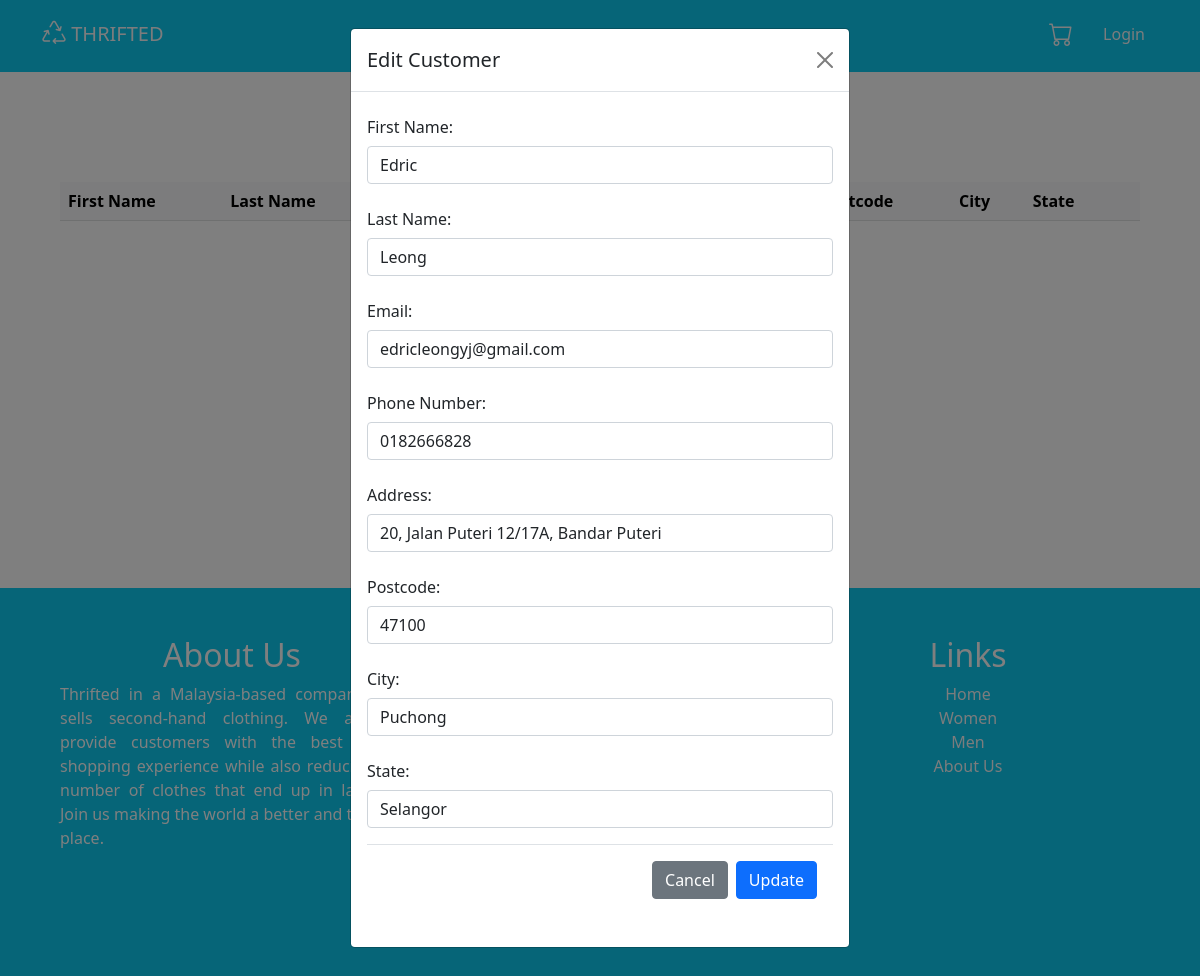
The page /customers.php?edit=1 on the database as committed earlier.
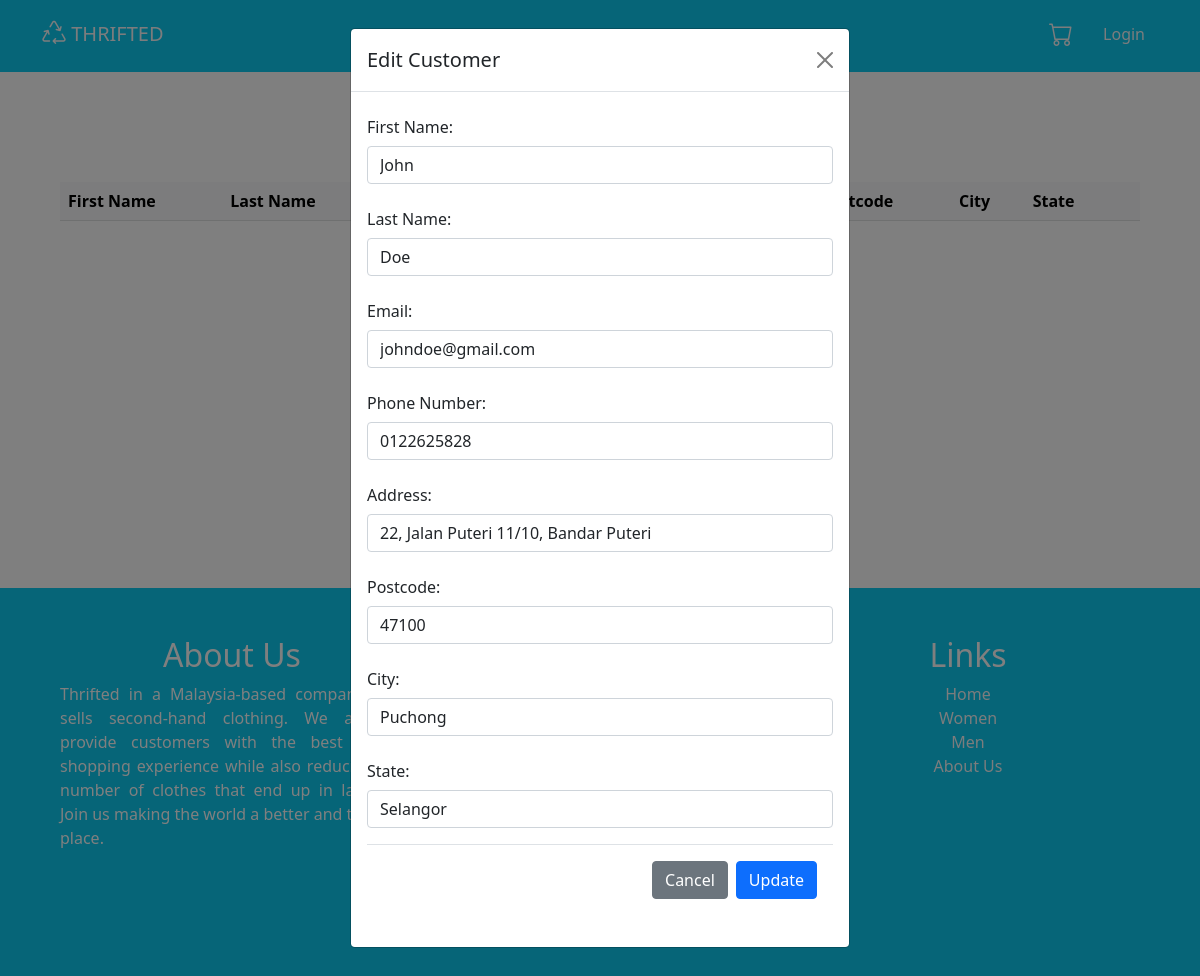
The same page on the database as committed later.
### tables this page shows
CREATE TABLE IF NOT EXISTS `user_tb` (
				`user_id` INT(255) NOT NULL AUTO_INCREMENT PRIMARY KEY,
				`user_role_id` INT(11) DEFAULT 2, 
				`first_name` VARCHAR (255) DEFAULT NULL,
				`last_name` VARCHAR (255) DEFAULT NULL,
				`email` VARCHAR (255) NOT NULL,
				`phone_number` VARCHAR (15) NOT NULL,
				`username` VARCHAR (255) NOT NULL,
				`password` VARCHAR (255) NOT NULL,
				`address` VARCHAR (255) NOT NULL,
				`postcode` VARCHAR (10) NOT NULL,
				`city` VARCHAR (85) NOT NULL,
				`state` VARCHAR (85) NOT NULL,
				FOREIGN KEY (`user_role_id`) references user_role_tb(`user_role_id`)
			);

### php/dbcontroller.php (called while the page is built, shortened)
<?php
class DBController {
	public $host = "localhost";
	public $user = "root";
	public $password = "";
	public $database = "thrifted_db";
	public $conn;
	function __construct() {
		$attr = "mysql:host=". $this->host .";dbname=". $this->database;
		$opts =
		[
		PDO::ATTR_ERRMODE            => PDO::ERRMODE_EXCEPTION,
		PDO::ATTR_DEFAULT_FETCH_MODE => PDO::FETCH_ASSOC,
		PDO::ATTR_EMULATE_PREPARES   => false,
		];
		$this->conn = new PDO($attr, $this->user, $this->password, $opts);
	}
	function runQuery($query) {
		$result = $this->conn->query($query);
		while($row=$result->fetch()) {
			$resultset[] = $row;
		}
		if(!empty($resultset))
			return $resultset;
	}
}
?>

### customers.php (the view, shortened to what the changed rows need)
<?php
require_once("php/dbcontroller.php");
require_once("php/component.php");
$db_handle = new DBController();
if (isset($_GET['edit'])) {
	$id = $_GET['edit'];
    $customer = $db_handle->runQuery("SELECT * FROM `user_tb` WHERE `user_id` = '$id'");
	if (count($customer) == 1 ) {
        foreach($customer as $key=>$value){
            $firstname = $customer[$key]['first_name'];
            $lastname = $customer[$key]['last_name'];
            $email = $customer[$key]['email'];
            $phonenumber = $customer[$key]['phone_number'];
            $address = $customer[$key]['address'];
            $postcode = $customer[$key]['postcode'];
            $city = $customer[$key]['city'];
            $state = $customer[$key]['state'];
        }
	}
}
?>
<!DOCTYPE html>
<html lang="en">
<head>
    <link href="https://cdn.jsdelivr.net/npm/bootstrap@5.0.2/dist/css/bootstrap.min.css" rel="stylesheet">
    <link rel="stylesheet" href="https://cdn.jsdelivr.net/npm/bootstrap-icons@1.9.0/font/bootstrap-icons.css">
    <link rel="stylesheet" href="style.css">
</head>
<body>
    <section class="p-5">
        <div class="container text-center">
            <h2 class="mb-4">Customer List</h2>
            <div class="table-responsive">
            <table class="table align-middle">
                <thead class="table-light">
                    <tr>
                      <th>First Name</th>
                      <th>Last Name</th>
                      <th>Email</th>
                      <th>Phone Number</th>
                      <th>Address</th>
                      <th>Postcode</th>
                      <th>City</th>
                      <th>State</th>
                      <th colspan="2"></th>
                    </tr>
                </thead>
            </table>
            </div>
        </div>
    </section>
<div class="modal fade" id="editCustomer" data-bs-backdrop="static" data-bs-keyboard="false" tabindex="-1" aria-labelledby="editLabel" aria-hidden="true">
        <div class="modal-dialog">
        <div class="modal-content">
            <div class="modal-body">
                <form method="post" action="customers.php" >
                    <div class="mb-3">
                        <label for="brand" class="col-form-label">First Name:</label>
                        <input type="text" class="form-control" id="firstname" name="firstname" value="<?php echo $firstname; ?>">
                    </div>
                    <div class="mb-3">
                        <label for="name" class="col-form-label">Last Name:</label>
                        <input type="text" class="form-control" id="lastname" name="lastname" value="<?php echo $lastname; ?>">
                    </div>
                    <div class="mb-3">
                        <label for="size" class="col-form-label">Email:</label>
                        <input type="text" class="form-control" id="email" name="email" value="<?php echo $email; ?>">
                    </div>
                    <div class="mb-3">
                        <label for="condition" class="col-form-label">Phone Number:</label>
                        <input type="text" class="form-control" id="phonenumber" name="phonenumber" value="<?php echo $phonenumber; ?>">
                    </div>
                    <div class="mb-3">
                        <label for="price" class="col-form-label">Address:</label>
                        <input type="text" class="form-control" id="address" name="address" value="<?php echo $address; ?>">
                    </div>
                    <div class="mb-3">
                        <label for="color" class="col-form-label">Postcode:</label>
                        <input type="text" class="form-control" id="postcode" name="postcode" value="<?php echo $postcode; ?>">
                    </div>
                    <div class="mb-3">
                        <label for="material" class="col-form-label">City:</label>
                        <input type="text" class="form-control" id="city" name="city" value="<?php echo $city; ?>">
                    </div>
                    <div class="mb-3">
                        <label for="category" class="col-form-label">State:</label>
                        <input type="text" class="form-control" id="state" name="state" value="<?php echo $state; ?>">
                    </div>
                </form>
            </div>
        </div>
        </div>
    </div>
</body>
</html>

Rows that differ between the two databases and show on the page:
changed user_tb "Puchong": firstname "Edric" → "John"; lastname "Leong" → "Doe"; email "edricleongyj@gmail.com" → "johndoe@gmail.com"; phonenumber "0182666828" → "0122625828"; address "20, Jalan Puteri 12/17A, Bandar Puteri" → "22, Jalan Puteri 11/10, Bandar Puteri"
